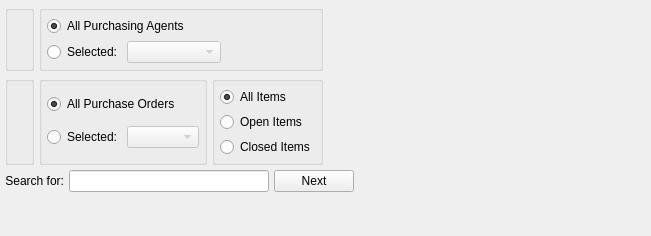
<?xml version="1.0" encoding="UTF-8"?>
<ui version="4.0">
 <comment>This file is part of the xTuple ERP: PostBooks Edition, a free and
open source Enterprise Resource Planning software suite,
Copyright (c) 1999-2019 by OpenMFG LLC, d/b/a xTuple.
It is licensed to you under the Common Public Attribution License
version 1.0, the full text of which (including xTuple-specific Exhibits)
is available at www.xtuple.com/CPAL.  By using this software, you agree
to be bound by its terms.</comment>
 <class>dspPoItemsByVendor</class>
 <widget class="QWidget" name="dspPoItemsByVendor">
  <property name="geometry">
   <rect>
    <x>0</x>
    <y>0</y>
    <width>651</width>
    <height>236</height>
   </rect>
  </property>
  <property name="windowTitle">
   <string>Purchase Order Items by Vendor</string>
  </property>
  <layout class="QVBoxLayout" name="verticalLayout">
   <item>
    <layout class="QHBoxLayout" name="horizontalLayout_2">
     <item>
      <layout class="QGridLayout" name="gridLayout_6">
       <item row="0" column="0">
        <widget class="QGroupBox" name="_vendorGroup">
         <property name="title">
          <string/>
         </property>
         <layout class="QGridLayout" name="gridLayout_5">
          <item row="0" column="0">
           <widget class="VendorGroup" name="_vendor"/>
          </item>
         </layout>
        </widget>
       </item>
       <item row="0" column="1" colspan="2">
        <widget class="QGroupBox" name="_agentGroup">
         <property name="title">
          <string/>
         </property>
         <layout class="QGridLayout" name="gridLayout_3">
          <item row="0" column="0" colspan="2">
           <widget class="QRadioButton" name="_allPurchasingAgents">
            <property name="text">
             <string>All Purchasing Agents</string>
            </property>
            <property name="checked">
             <bool>true</bool>
            </property>
           </widget>
          </item>
          <item row="1" column="0">
           <widget class="QRadioButton" name="_selectedPurchasingAgent">
            <property name="text">
             <string>Selected:</string>
            </property>
           </widget>
          </item>
          <item row="1" column="1">
           <layout class="QHBoxLayout" name="horizontalLayout">
            <item>
             <widget class="XComboBox" name="_agent">
              <property name="enabled">
               <bool>false</bool>
              </property>
              <property name="sizePolicy">
               <sizepolicy hsizetype="Expanding" vsizetype="Fixed">
                <horstretch>0</horstretch>
                <verstretch>0</verstretch>
               </sizepolicy>
              </property>
              <property name="type">
               <enum>XComboBox::Agent</enum>
              </property>
             </widget>
            </item>
            <item>
             <spacer name="horizontalSpacer_2">
              <property name="orientation">
               <enum>Qt::Horizontal</enum>
              </property>
              <property name="sizeType">
               <enum>QSizePolicy::MinimumExpanding</enum>
              </property>
              <property name="sizeHint" stdset="0">
               <size>
                <width>0</width>
                <height>20</height>
               </size>
              </property>
             </spacer>
            </item>
           </layout>
          </item>
         </layout>
        </widget>
       </item>
       <item row="1" column="0">
        <widget class="WarehouseGroup" name="_warehouse">
         <property name="title">
          <string/>
         </property>
         <property name="fixedSize">
          <bool>false</bool>
         </property>
        </widget>
       </item>
       <item row="1" column="1">
        <widget class="QGroupBox" name="_poGroup">
         <property name="title">
          <string/>
         </property>
         <layout class="QGridLayout" name="gridLayout_2">
          <item row="0" column="0" colspan="2">
           <widget class="QRadioButton" name="_allPOs">
            <property name="text">
             <string>All Purchase Orders</string>
            </property>
            <property name="checked">
             <bool>true</bool>
            </property>
           </widget>
          </item>
          <item row="1" column="0">
           <widget class="QRadioButton" name="_selectedPO">
            <property name="text">
             <string>Selected:</string>
            </property>
            <property name="checked">
             <bool>false</bool>
            </property>
           </widget>
          </item>
          <item row="1" column="1">
           <widget class="XComboBox" name="_poNumber">
            <property name="enabled">
             <bool>false</bool>
            </property>
           </widget>
          </item>
         </layout>
        </widget>
       </item>
       <item row="1" column="2">
        <widget class="QGroupBox" name="_statusGroup">
         <property name="title">
          <string/>
         </property>
         <layout class="QGridLayout" name="gridLayout_4">
          <item row="0" column="0">
           <widget class="QRadioButton" name="_allItems">
            <property name="text">
             <string>All Items</string>
            </property>
            <property name="checked">
             <bool>true</bool>
            </property>
           </widget>
          </item>
          <item row="1" column="0">
           <widget class="QRadioButton" name="_openItems">
            <property name="text">
             <string>Open Items</string>
            </property>
           </widget>
          </item>
          <item row="2" column="0">
           <widget class="QRadioButton" name="_closedItems">
            <property name="text">
             <string>Closed Items</string>
            </property>
           </widget>
          </item>
         </layout>
        </widget>
       </item>
      </layout>
     </item>
     <item>
      <spacer name="horizontalSpacer">
       <property name="orientation">
        <enum>Qt::Horizontal</enum>
       </property>
       <property name="sizeHint" stdset="0">
        <size>
         <width>0</width>
         <height>20</height>
        </size>
       </property>
      </spacer>
     </item>
    </layout>
   </item>
   <item>
    <layout class="QHBoxLayout" name="_2">
     <property name="sizeConstraint">
      <enum>QLayout::SetDefaultConstraint</enum>
     </property>
     <item>
      <widget class="QLabel" name="_searchForLit">
       <property name="text">
        <string>Search for:</string>
       </property>
       <property name="alignment">
        <set>Qt::AlignRight|Qt::AlignTrailing|Qt::AlignVCenter</set>
       </property>
       <property name="buddy">
        <cstring>_searchFor</cstring>
       </property>
      </widget>
     </item>
     <item>
      <widget class="XLineEdit" name="_searchFor">
       <property name="sizePolicy">
        <sizepolicy hsizetype="Minimum" vsizetype="Fixed">
         <horstretch>0</horstretch>
         <verstretch>0</verstretch>
        </sizepolicy>
       </property>
       <property name="minimumSize">
        <size>
         <width>200</width>
         <height>0</height>
        </size>
       </property>
      </widget>
     </item>
     <item>
      <widget class="QPushButton" name="_next">
       <property name="text">
        <string>Next</string>
       </property>
      </widget>
     </item>
     <item>
      <spacer name="horizontalSpacer_3">
       <property name="orientation">
        <enum>Qt::Horizontal</enum>
       </property>
       <property name="sizeHint" stdset="0">
        <size>
         <width>0</width>
         <height>20</height>
        </size>
       </property>
      </spacer>
     </item>
    </layout>
   </item>
   <item>
    <spacer name="verticalSpacer">
     <property name="orientation">
      <enum>Qt::Vertical</enum>
     </property>
     <property name="sizeHint" stdset="0">
      <size>
       <width>20</width>
       <height>0</height>
      </size>
     </property>
    </spacer>
   </item>
  </layout>
 </widget>
 <layoutdefault spacing="5" margin="5"/>
 <customwidgets>
  <customwidget>
   <class>VendorGroup</class>
   <extends>QWidget</extends>
   <header>vendorgroup.h</header>
  </customwidget>
  <customwidget>
   <class>WarehouseGroup</class>
   <extends>QGroupBox</extends>
   <header>warehousegroup.h</header>
   <container>1</container>
  </customwidget>
  <customwidget>
   <class>XComboBox</class>
   <extends>QComboBox</extends>
   <header>xcombobox.h</header>
  </customwidget>
  <customwidget>
   <class>XLineEdit</class>
   <extends>QLineEdit</extends>
   <header>xlineedit.h</header>
   <container>1</container>
  </customwidget>
 </customwidgets>
 <tabstops>
  <tabstop>_vendor</tabstop>
  <tabstop>_allItems</tabstop>
  <tabstop>_warehouse</tabstop>
  <tabstop>_allPurchasingAgents</tabstop>
  <tabstop>_selectedPurchasingAgent</tabstop>
  <tabstop>_agent</tabstop>
  <tabstop>_allPOs</tabstop>
  <tabstop>_selectedPO</tabstop>
  <tabstop>_poNumber</tabstop>
 </tabstops>
 <resources/>
 <connections>
  <connection>
   <sender>_selectedPurchasingAgent</sender>
   <signal>toggled(bool)</signal>
   <receiver>_agent</receiver>
   <slot>setEnabled(bool)</slot>
   <hints>
    <hint type="sourcelabel">
     <x>20</x>
     <y>20</y>
    </hint>
    <hint type="destinationlabel">
     <x>20</x>
     <y>20</y>
    </hint>
   </hints>
  </connection>
  <connection>
   <sender>_selectedPO</sender>
   <signal>toggled(bool)</signal>
   <receiver>_poNumber</receiver>
   <slot>setEnabled(bool)</slot>
   <hints>
    <hint type="sourcelabel">
     <x>20</x>
     <y>20</y>
    </hint>
    <hint type="destinationlabel">
     <x>20</x>
     <y>20</y>
    </hint>
   </hints>
  </connection>
 </connections>
</ui>
